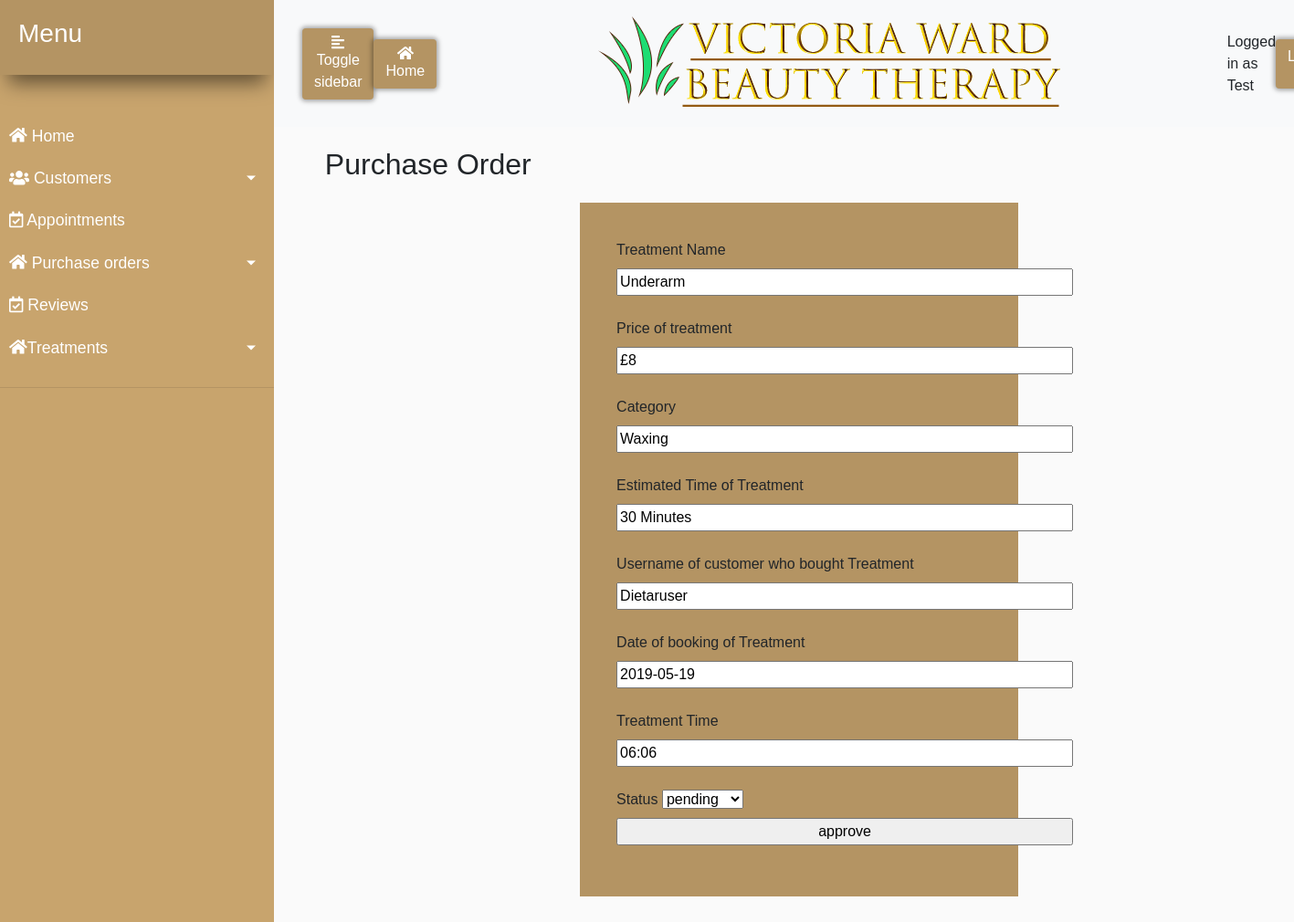
/websites/default/public/PurchaseOrders/viewsinglePO.php?id=48 (signed in), run on the app's committed database.
### tables this page shows
CREATE TABLE `User` (
  `idUser` int(11) NOT NULL AUTO_INCREMENT,
  `username` varchar(45) DEFAULT NULL,
  `password` varchar(45) DEFAULT NULL,
  PRIMARY KEY (`idUser`)
);

CREATE TABLE `purchaseditems` (
  `idpurchaseditems` int(11) NOT NULL AUTO_INCREMENT,
  `Treatment_name` varchar(45) DEFAULT NULL,
  `price` varchar(45) DEFAULT NULL,
  `Category` varchar(45) DEFAULT NULL,
  `Estimated_Time` varchar(45) DEFAULT NULL,
  `username` varchar(45) DEFAULT NULL,
  `DateOfBooking` varchar(45) DEFAULT NULL,
  `TreatmentTime` varchar(45) DEFAULT NULL,
  `status` varchar(45) DEFAULT NULL,
  PRIMARY KEY (`idpurchaseditems`)
);

### websites/default/public/PurchaseOrders/viewsinglePO.php (the view, shortened to what this page needs)
<?php
if (isset($_SESSION['loggedin']) && $_SESSION['loggedin'] == true){
require "../config.php";
require '../header.php';
   $PO = $pdo->query('SELECT * FROM purchaseditems WHERE idpurchaseditems = '. $_GET['id'])->fetch()  ;
?>
<h2> Purchase Order </h2>
<div class="POForm">
            <form action="" method="POST" >
                <label>Treatment Name</label>
                <input readonly type="text" name="firstname" value="<?php echo $PO['Treatment_name']; ?>" /><br /><br />
                <label>Price of treatment</label>
                <input readonly type="text" name="surname" value="£<?php echo $PO['price']; ?>" /><br /><br />
                <label>Category</label>
                <input readonly type="text" name="addline1" value="<?php echo $PO['Category']; ?>" /><br /><br />
                <label>Estimated Time of Treatment</label>
                <input readonly type="text" name="addline2" value="<?php echo $PO['Estimated_Time']; ?>" /><br /><br />
                <label>Username of customer who bought Treatment</label>
                <input readonly type="text" name="addline3" value="<?php echo $PO['username']; ?>" /><br /><br />
                <label>Date of booking of Treatment</label>
                <input readonly type="text" name="postcode" value="<?php echo $PO['DateOfBooking']; ?>" /><br /><br />
                <label>Treatment Time</label>
                <input readonly type="text" name="telephonenumber" value="<?php echo $PO['TreatmentTime']; ?>" /><br /><br />
                <label>Status</label>
                <select name="status">
                  <option>
                    pending
                  </option>
                </select>
                <input type="submit" name="Approve" value="approve" />
              </form>
</div>
<?php
}
else{
    header("location:../login.php");
}
?>

### websites/default/public/header.php (shortened to what this page needs)
<?php
if($_SESSION['loggedin']==true){
$results = $pdo->query('SELECT * FROM User');
}
?>
<head>
  <link rel="stylesheet" href="https://stackpath.bootstrapcdn.com/bootstrap/4.3.1/css/bootstrap.min.css">
    <link rel="stylesheet" href="../style.css">
<link rel="stylesheet" href="https://use.fontawesome.com/releases/v5.8.0/css/all.css">
</head>
<body>
<div class="wrapper">
  <nav id="sidebar">
<div class="sidebar-header">
  <h3>Menu</h3>
</div>
<br />
  <ul class="list-unstyled components">
    <li><a href="../Home.php"><i class="fas fa-home"></i>      Home</a></li>
    <li >
<a href="#pageSubmenu" data-toggle="collapse" aria-expanded="false" class="dropdown-toggle"><i class="fas fa-users"></i>      Customers</a>
</li>
    <li>
    <a href="../Appointments/appointments.php"><i class="far fa-calendar-check"></i></i>      Appointments</a></li>
    <li>
  <a href="#page2Submenu" data-toggle="collapse" aria-expanded="false" class="dropdown-toggle"><i class="fas fa-home"></i>    Purchase orders</a>
    </li>
  <li><a href="../Reviews/reviews.php"><i class="far fa-calendar-check"></i></i>      Reviews</a></li>
    <li >
                   <a href="#homeSubmenu" data-toggle="collapse" aria-expanded="false" class="dropdown-toggle"><i class="fas fa-home"></i>Treatments</a>
               </li>
  </ul>
  </nav>
<div id="content">
  <nav class="navbar navbar-expand-lg navbar-light bg-light">
    <div class="container-fluid">
      <button type="button" id="sidebarCollapse" class="btn">
        <i class="fas fa-align-left"></i>
        <span>Toggle sidebar</span>
      </button>
      <button type="button" id="home" class="btn">
        <i class="fas fa-home"></i>
        <span  class="glyphicon glyphicon-home"><a href="../Home.php">Home</a></span>
      </button>
<img class="logo" src="../images/logo.png" />
<a class="log">Logged in as
  <?php
if ($_SESSION['loggedin'] = true){
  foreach($results as $rows){
  echo $rows['username'] ;
}}
else{
  $_SESSION['loggedin'] = false ;
} ?> </a>
<button type="button" class="btn">
  <span><a href="../logout.php">Logout</a></span>
</button>
    </div>
  </nav>

### websites/default/public/style.css (style rules this page uses)
.wrapper { display: flex; box-shadow: 10px 10px 22px -8px rgba(0,0,0,0.87); }
#sidebar { min-width: 300px; max-width: 300px; min-height:100vh; }
a[data-toggle="collapse"] { position: relative; }
.dropdown-toggle::after { display: block; position: absolute; top: 50%; right: 20px; transform: translateY(-50%); }
body { font-family: 'Poppins', sans-serif; background: #fafafa; }
a, a:hover, a:focus { color: inherit; transition: all 0.3s; }
#sidebar { background: #c8a46d; color: #fff; transition: all 0.3s; }
#sidebar .sidebar-header { padding: 20px; background: #b49463; box-shadow: 0px 18px 21px -9px rgba(0,0,0,0.51); }
#sidebar ul.components { padding: 20px 0; border-bottom: 1px solid #b49463; }
#sidebar ul li a { padding: 10px; font-size: 1.1em; display: block; }
.logo { align-items:center; justify-content:center; margin-right: 15%; text-align: center; }
#content { width: 100%; }
.log { justify-content: flex-end; }
.btn { background-color: #b49463; color:white; box-shadow: 0px 0px 5px 2px rgba(0,0,0,0.34); }
#home { justify-content: flex-start; margin-right: 15%; }
h2 { margin-left: 5%; margin-top: 2%; }
.POForm { display: flex; background-color: #b49463; width: 60vh; padding: 40px; margin-left: 30%; min-height: 50vh; margin-top: 2%; margin-bottom: 5%; }
.POForm input { width: 500px; }

### data on the page
user: username "Test"
purchaseditems: firstname "Underarm", surname "£8", addline1 "Waxing", addline2 "30 Minutes", addline3 "Dietaruser", postcode "2019-05-19", telephonenumber "06:06"
